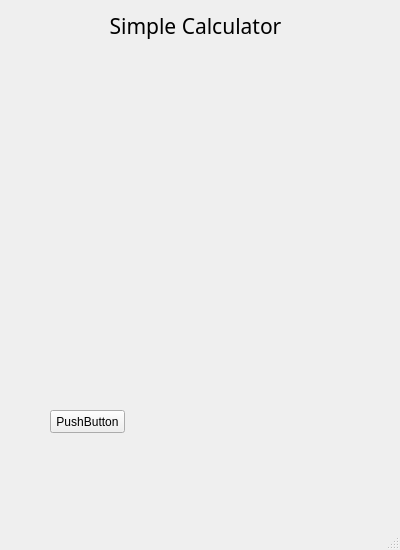
<?xml version="1.0" encoding="UTF-8"?>
<ui version="4.0">
 <class>MainWindow</class>
 <widget class="QMainWindow" name="MainWindow">
  <property name="geometry">
   <rect>
    <x>0</x>
    <y>0</y>
    <width>400</width>
    <height>550</height>
   </rect>
  </property>
  <property name="windowTitle">
   <string>MainWindow</string>
  </property>
  <widget class="QWidget" name="centralwidget">
   <widget class="QPushButton" name="pushButton">
    <property name="geometry">
     <rect>
      <x>50</x>
      <y>410</y>
      <width>75</width>
      <height>23</height>
     </rect>
    </property>
    <property name="text">
     <string>PushButton</string>
    </property>
   </widget>
   <widget class="QStackedWidget" name="stackedWidget_functions">
    <property name="geometry">
     <rect>
      <x>50</x>
      <y>60</y>
      <width>291</width>
      <height>281</height>
     </rect>
    </property>
    <widget class="QWidget" name="page"/>
    <widget class="QWidget" name="page_2"/>
   </widget>
   <widget class="QLabel" name="label">
    <property name="geometry">
     <rect>
      <x>100</x>
      <y>10</y>
      <width>191</width>
      <height>31</height>
     </rect>
    </property>
    <property name="font">
     <font>
      <family>Yu Gothic UI Light</family>
      <pointsize>16</pointsize>
     </font>
    </property>
    <property name="text">
     <string>Simple Calculator</string>
    </property>
    <property name="alignment">
     <set>Qt::AlignCenter</set>
    </property>
   </widget>
  </widget>
  <widget class="QMenuBar" name="menubar">
   <property name="geometry">
    <rect>
     <x>0</x>
     <y>0</y>
     <width>400</width>
     <height>22</height>
    </rect>
   </property>
  </widget>
  <widget class="QStatusBar" name="statusbar"/>
 </widget>
 <resources/>
 <connections/>
</ui>
